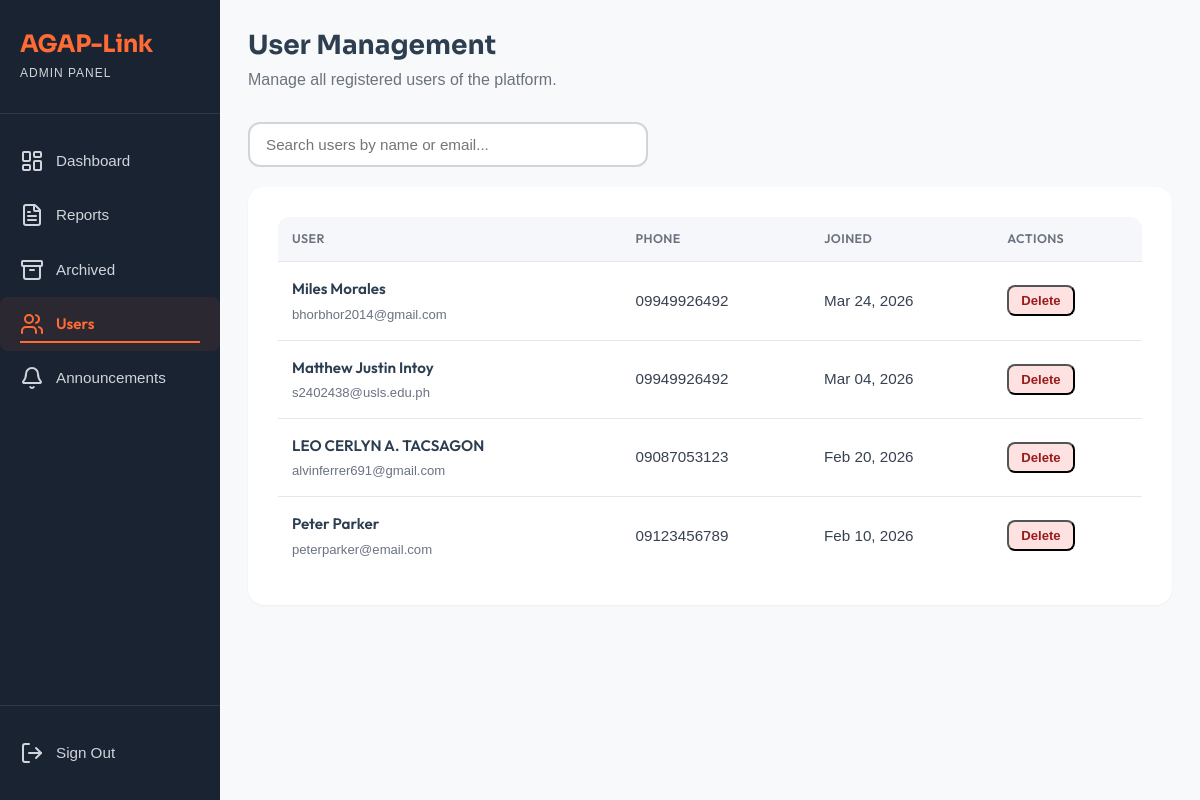
Before: /view/admin_module/admin_users.php (signed in) with the older database file.
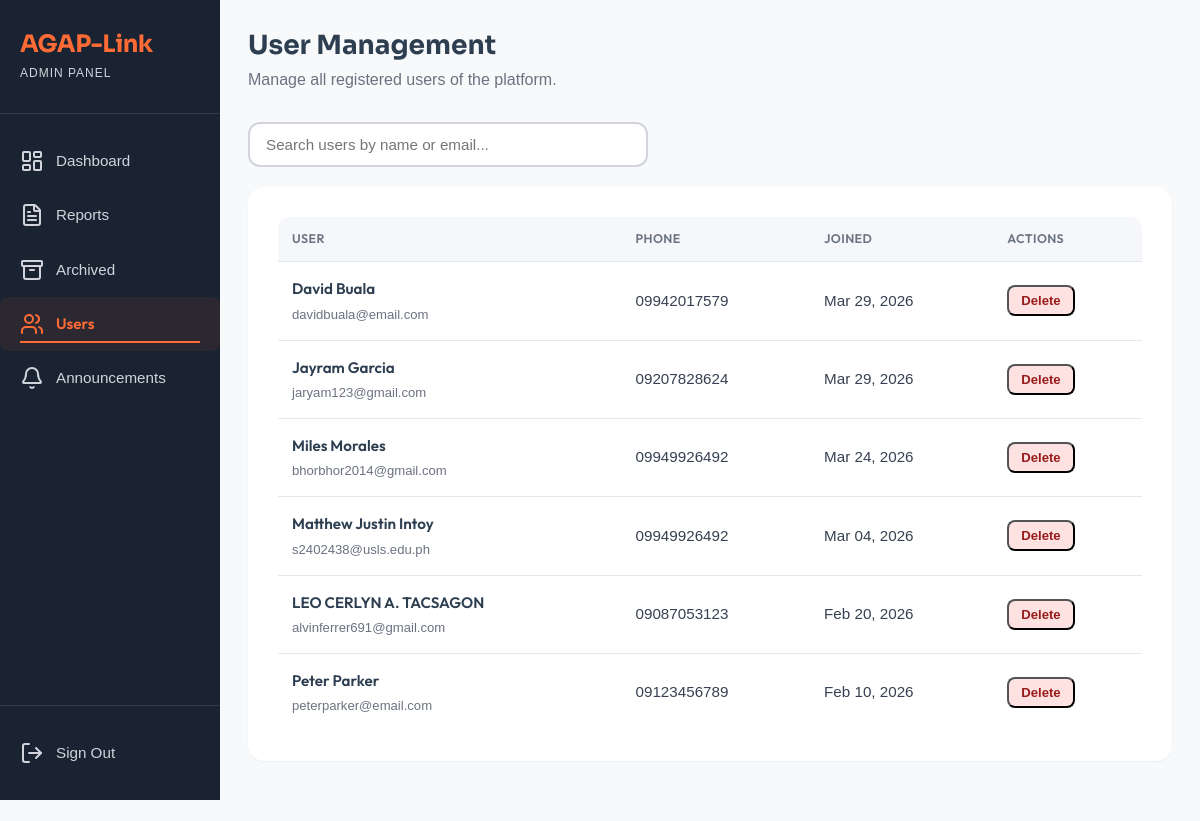
After: the same page with the newer database file.
### tables this page shows
CREATE TABLE `users` (
  `user_id` int(11) NOT NULL,
  `first_name` varchar(100) NOT NULL,
  `middle_initial` varchar(5) DEFAULT NULL,
  `last_name` varchar(100) NOT NULL,
  `email` varchar(255) NOT NULL,
  `phone_number` varchar(20) NOT NULL,
  `password_hash` varchar(255) NOT NULL,
  `created_at` datetime NOT NULL DEFAULT current_timestamp(),
  `last_login` datetime DEFAULT NULL
);

### model/User.php (called while the page is built, shortened)
<?php
require_once __DIR__ . '/../config/agaplinkdb.php';
class User
{
    private $conn;
    public function __construct()
    {
        global $conn;
        $this->conn = $conn;
    }
    public function list_users()
    {
        $sql = "SELECT user_id, first_name, middle_initial, last_name,
                       CONCAT(first_name, ' ', IFNULL(CONCAT(middle_initial, '. '), ''), last_name) AS full_name,
                       email, phone_number, created_at
                FROM users ORDER BY created_at DESC";
        $q = $this->conn->query($sql) or die("failed!");
        $data = [];
        while ($r = $q->fetch(PDO::FETCH_ASSOC)) {
            $data[] = $r;
        }
        return empty($data) ? false : $data;
    }
}

### view/admin_module/admin_users.php (the view, shortened to what this page needs)
<?php
require_once MODEL_PATH . 'User.php';
$userObj = new User();
$users   = $userObj->list_users();
?>
<!DOCTYPE html>
<html lang="en">
<head>
    <link rel="stylesheet" href="<?= ASSET_URL ?>/css/admin_module/admin_module.css">
</head>
<body>
    <div class="dashboard-container">
        <?php require_once __DIR__ . '/../partials/admin_sidebar.php'; ?>
        <main class="main-content page-transition">
            <header class="content-header">
                <div class="welcome-section">
                    <h1 class="welcome-title">User Management</h1>
                    <p class="welcome-subtitle">Manage all registered users of the platform.</p>
                </div>
            </header>
            <div class="users-search">
                <input type="text" id="userSearchInput" placeholder="Search users by name or email..." oninput="filterUsers()">
            </div>
            <section class="users-section">
                <div class="table-wrapper">
                    <table class="users-table" id="usersTable">
                        <thead>
                            <tr>
                                <th>User</th>
                                <th>Phone</th>
                                <th>Joined</th>
                                <th>Actions</th>
                            </tr>
                        </thead>
                        <tbody>
                            <?php if ($users): ?>
                                <?php foreach ($users as $user): ?>
                                    <tr class="user-row">
                                        <td>
                                            <div class="user-info">
                                                <span class="user-fullname"><?= htmlspecialchars($user['full_name']) ?></span>
                                                <span class="user-email"><?= htmlspecialchars($user['email']) ?></span>
                                            </div>
                                        </td>
                                        <td><?= htmlspecialchars($user['phone_number'] ?? '—') ?></td>
                                        <td><?= date('M d, Y', strtotime($user['created_at'])) ?></td>
                                        <td>
                                            <div class="user-actions">
                                                <button
                                                    class="action-delete"
                                                    onclick="openDeleteModal(<?= $user['user_id'] ?>, '<?= htmlspecialchars(addslashes($user['full_name'])) ?>')">
                                                    Delete
                                                </button>
                                            </div>
                                        </td>
                                    </tr>
                                <?php endforeach; ?>
                            <?php endif; ?>
                        </tbody>
                    </table>
                </div>
            </section>
        </main>
    </div>
</body>
</html>

### view/partials/admin_sidebar.php (shortened to what this page needs)
<?php
$current_page = basename($_SERVER['PHP_SELF']);
?>
<aside class="sidebar">
    <div class="sidebar-header">
        <h1 class="logo">AGAP-Link</h1>
        <p class="user-panel-label">ADMIN PANEL</p>
    </div>
    <nav class="sidebar-nav">
        <span class="active-indicator"></span>
        <a href="<?= BASE_URL ?>/view/admin_module/admin_dashboard.php"
           class="nav-item <?= ($current_page == 'admin_dashboard.php') ? 'active' : '' ?>">
            <span class="nav-icon"><i data-lucide="layout-dashboard"></i></span>
            <span>Dashboard</span>
        </a>
        <a href="<?= BASE_URL ?>/view/admin_module/admin_report.php"
           class="nav-item <?= ($current_page == 'admin_report.php') ? 'active' : '' ?>">
            <span class="nav-icon"><i data-lucide="file-text"></i></span>
            <span>Reports</span>
        </a>
        <a href="<?= BASE_URL ?>/view/admin_module/archived_reports.php"
           class="nav-item <?= ($current_page == 'archived_reports.php') ? 'active' : '' ?>">
            <span class="nav-icon"><i data-lucide="archive"></i></span>
            <span>Archived</span>
        </a>
        <a href="<?= BASE_URL ?>/view/admin_module/admin_users.php"
           class="nav-item <?= ($current_page == 'admin_users.php') ? 'active' : '' ?>">
            <span class="nav-icon"><i data-lucide="users"></i></span>
            <span>Users</span>
        </a>
        <a href="<?= BASE_URL ?>/view/admin_module/announcement.php"
           class="nav-item <?= ($current_page == 'announcement.php') ? 'active' : '' ?>">
            <span class="nav-icon"><i data-lucide="bell"></i></span>
            <span>Announcements</span>
        </a>
    </nav>
    <div class="sidebar-footer">
        <a href="<?= BASE_URL ?>/view/auth/logout.php" class="nav-item logout">
            <span class="nav-icon"><i data-lucide="log-out"></i></span>
            <span>Sign Out</span>
        </a>
    </div>
</aside>

### assets/css/user_module/user_module.css (style rules this page uses)
html, body { width: 100%; overflow-x: hidden; }
* { margin: 0; padding: 0; box-sizing: border-box; }
body { font-family: var(--font-primary); background-color: var(--color-light); color: var(--color-gray-800); line-height: 1.6; }
.dashboard-container { display: flex; min-height: 100vh; }
.sidebar { width: 250px; background-color: var(--color-dark); color: var(--color-white); display: flex; flex-direction: column; position: fixed; top: 0; left: 0; height: 100vh; transition: width 0.3s ease; flex-shrink: 0; z-index: 100; }
.sidebar-header { padding: 30px 20px; border-bottom: 1px solid rgba(255, 255, 255, 0.1); }
.logo { font-size: 1.5rem; font-weight: 700; color: var(--color-primary); margin-bottom: 5px; font-family: var(--font-display); }
.user-panel-label { font-size: 0.75rem; color: var(--color-gray-300); letter-spacing: 1px; }
.sidebar-nav { flex: 1; padding: 20px 0; position: relative; }
.active-indicator { position: absolute; left: 0; top: 0; width: 100%; background: rgba(255, 107, 53, 0.08); border-radius: 8px; pointer-events: none; transition: transform 0.35s cubic-bezier(.4,0,.2,1), height 0.35s cubic-bezier(.4,0,.2,1); z-index: 0; }
.nav-icon { margin-right: 12px; font-size: 1.2rem; }
.sidebar-footer { border-top: 1px solid rgba(255, 255, 255, 0.1); padding: 20px 0; }
.logout { color: var(--color-gray-300); }
.main-content { flex: 1; padding: 30px; min-height: 100vh; }
.content-header { display: flex; justify-content: space-between; align-items: flex-start; margin-bottom: 30px; }
.welcome-section { flex: 1; }
.welcome-title { font-size: 1.75rem; font-weight: 700; color: var(--color-secondary); margin-bottom: 5px; font-family: var(--font-display); }
.welcome-subtitle { color: var(--color-gray-600); font-size: 1rem; }
@media (min-width: 769px) and (max-width: 1279px) { .sidebar { width: 220px; } }
@media (min-width: 769px) and (max-width: 1279px) { .main-content { margin-left: 220px; padding: 35px 30px; } }
@media (min-width: 769px) and (max-width: 1279px) { .welcome-title { font-size: 1.8rem; } }
.page-transition { opacity: 0; transform: translateY(10px); animation: pageFadeIn 1s ease forwards; }
.nav-item { position: relative; display: flex; align-items: center; padding: 15px 20px; font-size: 0.95rem; color: var(--color-gray-300); text-decoration: none; overflow: hidden; border-radius: 8px; z-index: 1; transition: color 0.45s ease, transform 0.25s ease; }
.nav-item::before { content: ""; position: absolute; bottom: 8px; left: 20px; height: 2px; width: calc(100% - 40px); background: var(--color-primary); transform: scaleX(0); transform-origin: left; transition: transform 0.6s cubic-bezier(.4,0,.2,1); }
.nav-item.active { color: var(--color-primary); font-weight: 600; }
.nav-item.active::before { transform: scaleX(1); }
.nav-item.logout { color: var(--color-gray-300); }
.nav-item.logout::before { background: #ef4444; }
.sidebar { overflow-y: auto; scroll-behavior: smooth; }

Changed rows visible on the page:
added users: full_name "David Buala", email "davidbuala@email.com", phone_number "09942017579", created_at "Mar 29, 2026"
added users: full_name "Jayram Garcia", email "jaryam123@gmail.com", phone_number "09207828624", created_at "Mar 29, 2026"
